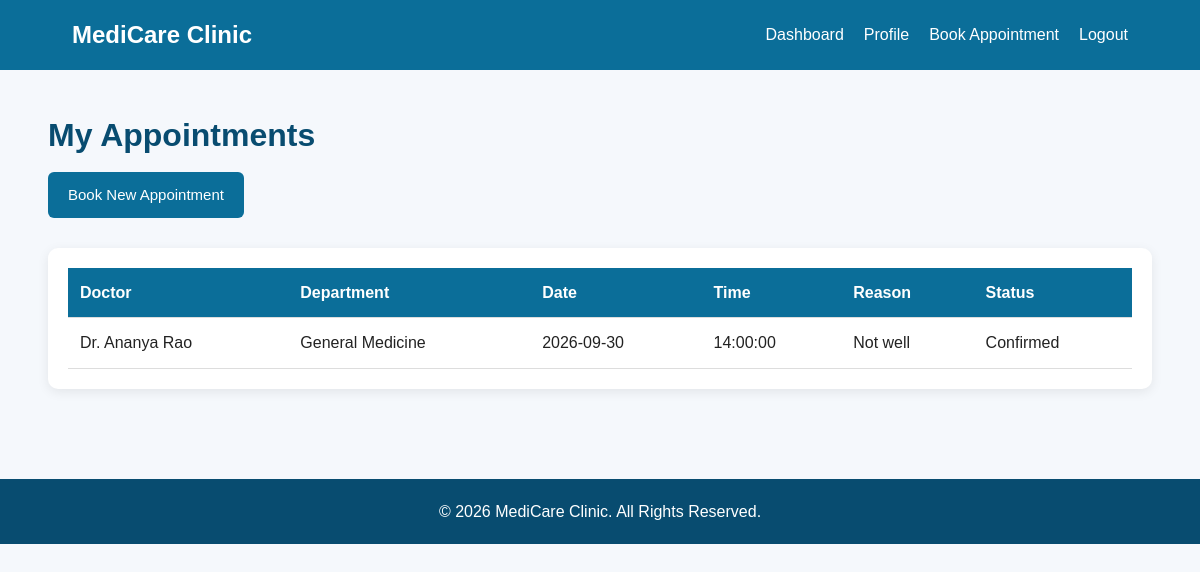
/patient/appointments.php (signed in), run on the app's committed database.
### tables this page shows
CREATE TABLE IF NOT EXISTS `appointments` (
  `id` int(11) NOT NULL AUTO_INCREMENT,
  `patient_id` int(11) DEFAULT NULL,
  `doctor_id` int(11) DEFAULT NULL,
  `appointment_date` date NOT NULL,
  `appointment_time` time NOT NULL,
  `reason` varchar(255) DEFAULT NULL,
  `status` varchar(30) DEFAULT 'Pending',
  `updated_by` varchar(100) DEFAULT NULL,
  `updated_at` datetime DEFAULT NULL,
  PRIMARY KEY (`id`),
  KEY `patient_id` (`patient_id`),
  KEY `doctor_id` (`doctor_id`)
);

CREATE TABLE IF NOT EXISTS `doctors` (
  `id` int(11) NOT NULL AUTO_INCREMENT,
  `name` varchar(100) NOT NULL,
  `department` varchar(100) NOT NULL,
  `specialization` varchar(100) DEFAULT NULL,
  `phone` varchar(20) DEFAULT NULL,
  `email` varchar(100) DEFAULT NULL,
  PRIMARY KEY (`id`)
);

### patient/appointments.php (the view, shortened to what this page needs)
<?php
include "../config/database.php";
$userId = $_SESSION["user_id"];
$stmt = $conn->prepare("SELECT id FROM patients WHERE user_id = ?");
$stmt->bind_param("i", $userId);
$stmt->execute();
$result = $stmt->get_result();
$patient = $result->fetch_assoc();
$patientId = $patient["id"];
$stmt = $conn->prepare("
    SELECT a.id, d.name AS doctor_name, d.department,
           a.appointment_date, a.appointment_time,
           a.reason, a.status
    FROM appointments a
    JOIN doctors d ON a.doctor_id = d.id
    WHERE a.patient_id = ?
    ORDER BY a.appointment_date DESC
");
$stmt->bind_param("i", $patientId);
$stmt->execute();
$appointments = $stmt->get_result();
?>
<!DOCTYPE html>
<html lang="en">
<head>
    <link rel="stylesheet" href="../css/style.css">
</head>
<body>
<header>
    <div class="logo">MediCare Clinic</div>
    <nav>
        <a href="dashboard.php">Dashboard</a>
        <a href="profile.php">Profile</a>
        <a href="book.php">Book Appointment</a>
        <a href="../logout.php">Logout</a>
    </nav>
</header>
<div class="dashboard">
    <h1>My Appointments</h1>
    <a href="book.php" class="btn">Book New Appointment</a>
    <div class="table-container">
        <table>
            <tr>
                <th>Doctor</th>
                <th>Department</th>
                <th>Date</th>
                <th>Time</th>
                <th>Reason</th>
                <th>Status</th>
            </tr>
            <?php if ($appointments->num_rows > 0): ?>
                <?php while ($appointment = $appointments->fetch_assoc()): ?>
                    <tr>
                        <td><?php echo htmlspecialchars($appointment["doctor_name"]); ?></td>
                        <td><?php echo htmlspecialchars($appointment["department"]); ?></td>
                        <td><?php echo htmlspecialchars($appointment["appointment_date"]); ?></td>
                        <td><?php echo htmlspecialchars($appointment["appointment_time"]); ?></td>
                        <td><?php echo htmlspecialchars($appointment["reason"]); ?></td>
                        <td><?php echo htmlspecialchars($appointment["status"]); ?></td>
                    </tr>
                <?php endwhile; ?>
            <?php else: ?>
                <tr>
                    <td colspan="6">No appointments found.</td>
                </tr>
            <?php endif; ?>
        </table>
    </div>
</div>
<footer>
    <p>&copy; 2026 MediCare Clinic. All Rights Reserved.</p>
</footer>
</body>
</html>

### css/style.css (style rules this page uses)
html, body { min-height: 100%; }
body { min-height: 100vh; display: flex; flex-direction: column; }
footer { margin-top: auto; }
* { margin: 0; padding: 0; box-sizing: border-box; }
body { font-family: Arial, sans-serif; background: #f5f8fc; color: #222; line-height: 1.6; }
header { background: #0b6e99; color: white; padding: 16px 6%; display: flex; justify-content: space-between; align-items: center; }
.logo { font-size: 24px; font-weight: bold; }
nav { display: flex; gap: 20px; flex-wrap: wrap; }
nav a { color: white; text-decoration: none; font-weight: 500; }
.btn { display: inline-block; background: #0b6e99; color: white; padding: 11px 20px; border: none; border-radius: 6px; text-decoration: none; cursor: pointer; font-size: 15px; }
.dashboard { width: 92%; max-width: 1200px; margin: 40px auto; }
.dashboard h1 { color: #084c70; margin-bottom: 10px; }
.table-container { width: 100%; overflow-x: auto; background: white; padding: 20px; margin-top: 30px; border-radius: 10px; box-shadow: 0 3px 12px rgba(0, 0, 0, 0.08); }
table { width: 100%; border-collapse: collapse; min-width: 700px; }
th, td { padding: 12px; border-bottom: 1px solid #ddd; text-align: left; }
th { background: #0b6e99; color: white; }
footer { background: #084c70; color: white; text-align: center; padding: 20px; margin-top: 50px; }

### data on the page
appointments: doctor.name "Dr. Ananya Rao", doctor.department "General Medicine", appointment_date "2026-09-30", appointment_time "14:00:00", reason "Not well", status "Confirmed"
